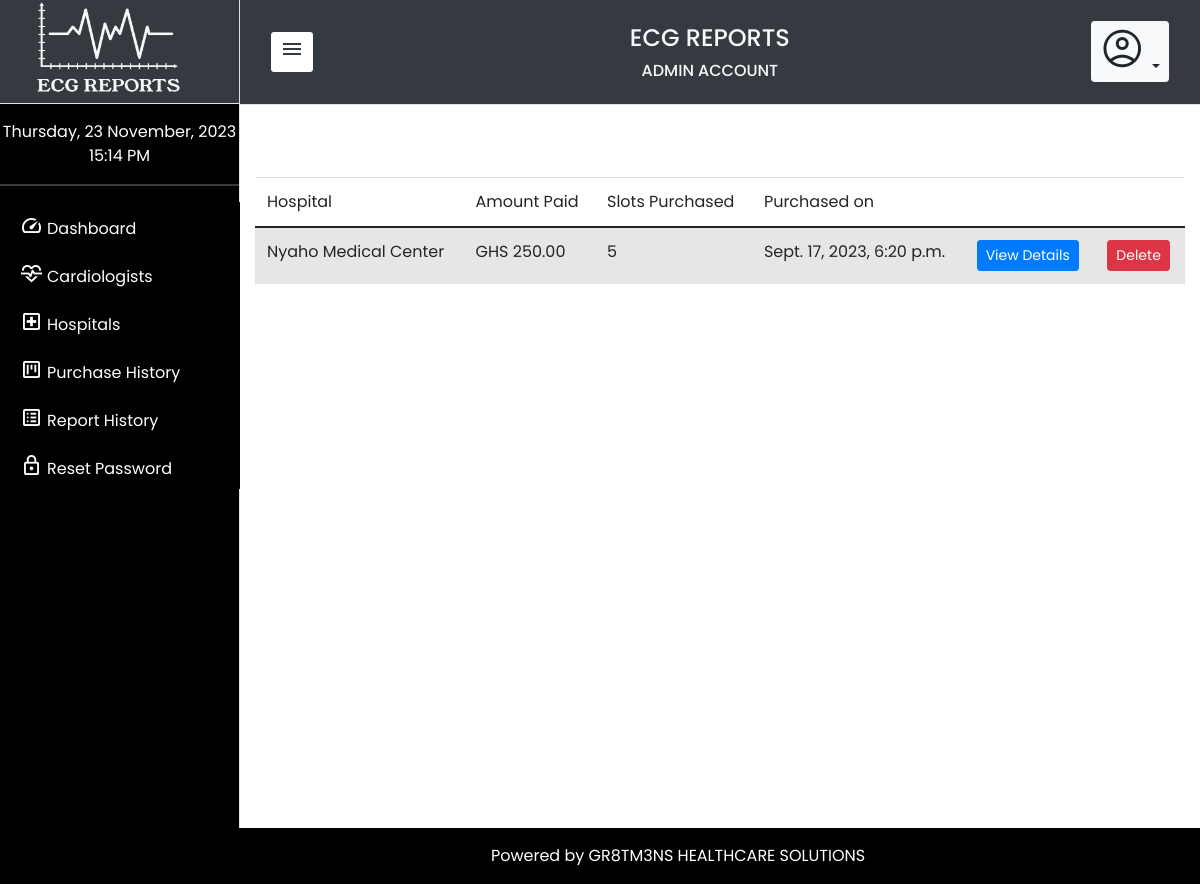
The app's page /superuser/purchase-history/ (signed in) with its own data.
### superuser/models.py (models this page shows, shortened)
class PurchaseHistory(models.Model):
    reference = models.CharField(max_length=100, null=True, default="")
    invoice_no = models.CharField(max_length=100, null=True, default="")
    hospital = models.ForeignKey(Hospital, on_delete=models.DO_NOTHING)
    amount = models.FloatField(default=0.00)
    slots_bought = models.IntegerField(default=0)
    date_created = models.DateTimeField(auto_now_add=True)
    completed = models.BooleanField(default=False)

class Hospital(models.Model):
    user = models.ForeignKey(User, on_delete=models.CASCADE)
    hospital_name = models.CharField(max_length=255, null=True)
    available_slots = models.IntegerField(default=0)
    logo = models.ImageField(upload_to = 'logo-uploads/', default = 'superuser\static\superuser\media\ekg.png', blank=True)
    contact = models.CharField(max_length=255, default='1234567890', null=True)
    country = models.CharField(max_length=255, default='Ghana', null=True)
    town = models.CharField(max_length=255, null=True)
    address = models.CharField(max_length=255, null=True)
    created_on = models.DateTimeField(auto_now_add=True)

### superuser/views.py (the view)
# urls.py: path('purchase-history/', views.purchaseHistory, name="purchaseHistory"),
@login_required(login_url='login:login')
def purchaseHistory(request, **kwargs):
    template_name = 'superuser/purchase-history.html'
    page = "Admin Purchase History"
    purchases = PurchaseHistory.objects.filter(completed=True)
    return render(request, template_name, {
        'purchases': purchases,
        'page': page
    })

### superuser/context_processors.py (called while the page is built)
def counter(request):
    now = datetime.now()
    year = now.year
    date = now.strftime("%A, %d %B, %Y")
    time = now.strftime("%H:%M %p")
    return { 'date': date, 'time': time, 'year':year }

### superuser/templates/superuser/purchase-history.html (shortened to what this page needs)
{% extends 'superuser/base.html' %}
{% block content %}
<br>
<br>
<br>
<div class="table-responsive-md">
<table class="table table-striped" id="purchasex">
    <thead>
        <tr>
            <th>Hospital</th>
            <th>Amount Paid</th>
            <th>Slots Purchased</th>
            <th>Purchased on</th>
            <th></th>
            <th></th>
        </tr>
    </thead>
    <tbody>
        {% for purchase in purchases %}
        <tr id="{{ purchase.id }}">
            <td>{{ purchase.hospital.hospital_name }}</td>
            <td>GHS {{ purchase.amount }}0</td>
            <td>{{ purchase.slots_bought }}</td>
            <td>{{ purchase.date_created }}</td>
            <td><a href="{% url 'superuser:viewPurchaseDetails' pk=purchase.id %}"><button type="button" class="btn btn-primary btn-sm">View Details</button></a></td>
            <td><a href="#" class="hospital-delete" id="{{ hospital.id }}"><button class="btn btn-danger btn-sm">Delete</button></a></td>
        </tr>
        {% endfor %}
    </tbody>
</table>
</div>
{% endblock %}

### superuser/static/superuser/css/style.css (style rules this page uses)
:root { --baseColor: #343A40; }
*, body { font-family: 'Poppins', sans-serif; font-weight: 400; -webkit-font-smoothing: antialiased; text-rendering: optimizeLegibility; -moz-osx-font-smoothing: grayscale; }

### superuser/static/superuser/css/styles.css (style rules this page uses)
:root { --baseColor: #343A40; }

### records on screen
PurchaseHistory: hospital.hospital_name "Nyaho Medical Center", amount "250.0", slots_bought "5", date_created "Sept. 17, 2023, 6:20 p.m."
